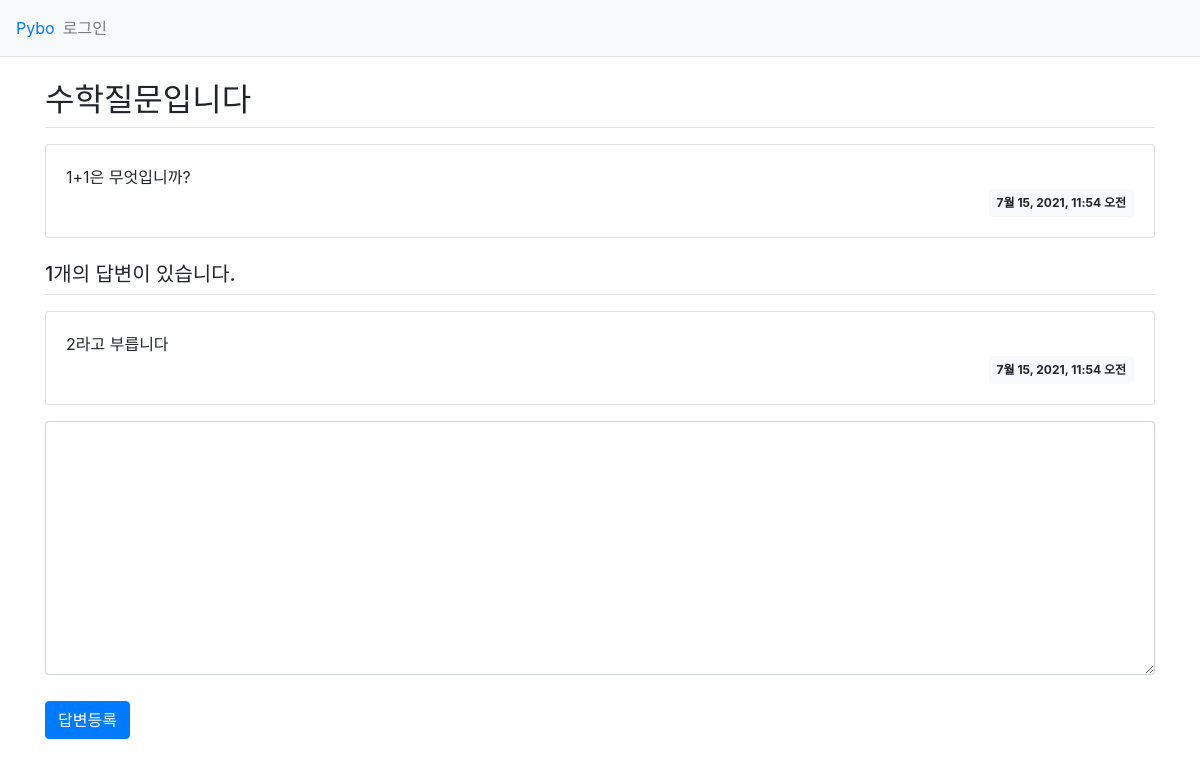
The app's page /pybo/4/ with its own data.
### pybo/models.py (models this page shows, shortened)
class Question(models.Model):
    subject = models.CharField(max_length=200)
    content = models.TextField()
    create_date = models.DateTimeField()

class Answer(models.Model):
    question = models.ForeignKey(Question, on_delete=models.CASCADE)
    content = models.TextField()
    create_date = models.DateTimeField()

### pybo/views.py (the view)
# urls.py: path('<int:question_id>/', views.detail, name='detail'),
def detail(request, question_id):
    question = get_object_or_404(Question, pk=question_id)
    context = {'question': question}
    return render(request, 'pybo/question_detail.html', context)

### templates/pybo/question_detail.html (shortened to what this page needs)
{% extends 'base.html' %}
{% block content %}
<div class="container my-3">
    <h2 class="border-bottom py-2">{{ question.subject }}</h2>
    <div class="card my-3">
        <div class="card-body">
            <div class="card-text" style="white-space: pre-line;">{{ question.content }}</div>
            <div class="d-flex justify-content-end">
                <div class="badge badge-light p-2">
                    {{ question.create_date }}
                </div>
            </div>
        </div>
    </div>
    <h5 class="border-bottom my-3 py-2">{{question.answer_set.count}}개의 답변이 있습니다.</h5>
    {% for answer in question.answer_set.all %}
    <div class="card my-3">
        <div class="card-body">
            <div class="card-text" style="white-space: pre-line;">{{ answer.content }}</div>
            <div class="d-flex justify-content-end">
                <div class="badge badge-light p-2">
                    {{ answer.create_date }}
                </div>
            </div>
        </div>
    </div>
    {% endfor %}
    <form action="{% url 'pybo:answer_create' question.id %}" method="post" class="my-3">
        <div class="form-group">
            <textarea name="content" id="content" class="form-control" rows="10"></textarea>
        </div>
        <input type="submit" value="답변등록" class="btn btn-primary">
    </form>
</div>
{% endblock %}

### static/style.css (style rules this page uses)
textarea { width:100% }
input[type=submit] { margin-top:10px }

### records on screen
Question: subject "수학질문입니다", content "1+1은 무엇입니까?", create_date "7월 15, 2021, 11:54 오전", answer_set.count "1"
Answer: content "2라고 부릅니다", create_date "7월 15, 2021, 11:54 오전"
